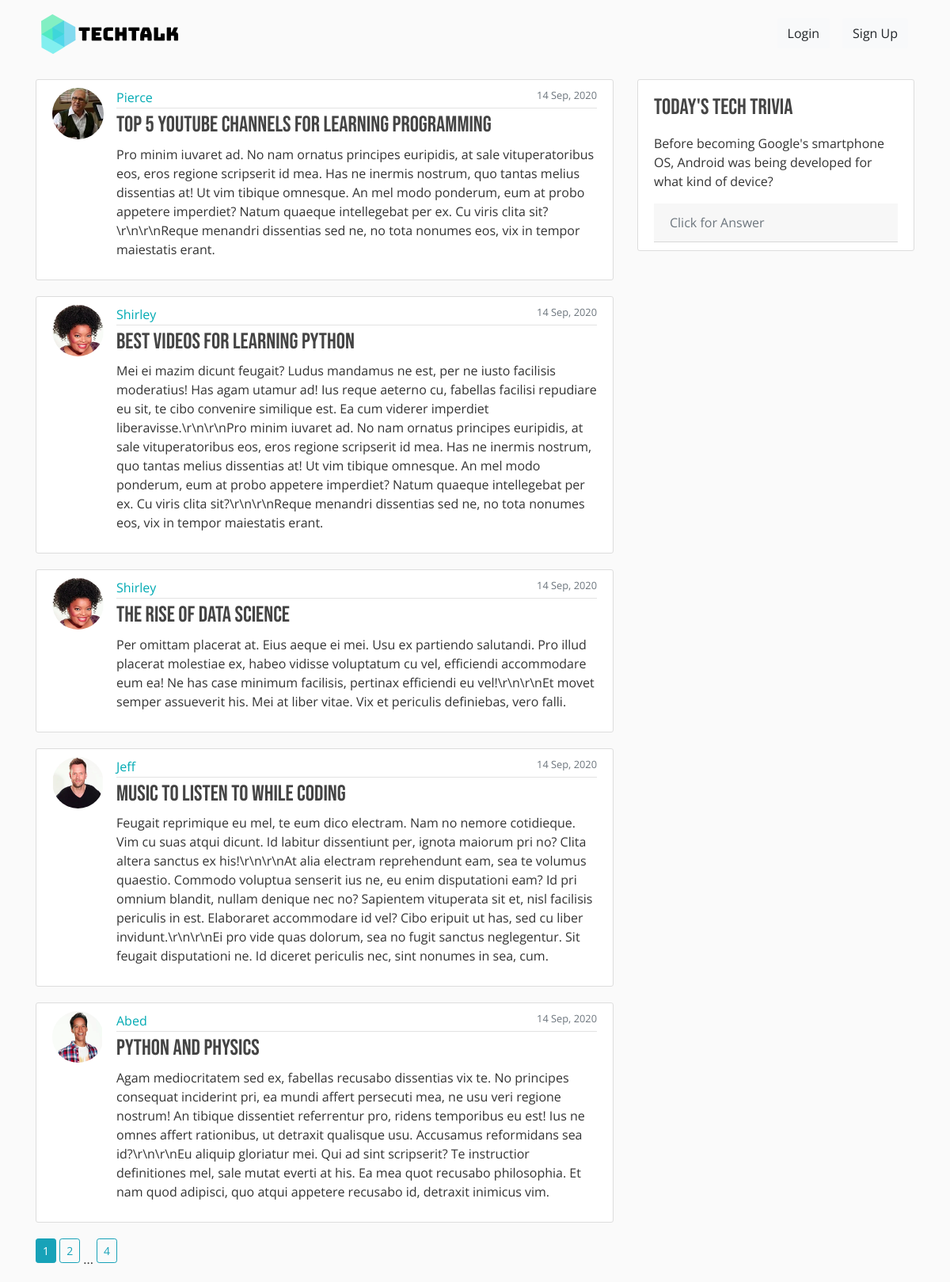
The app's page /home, older data.
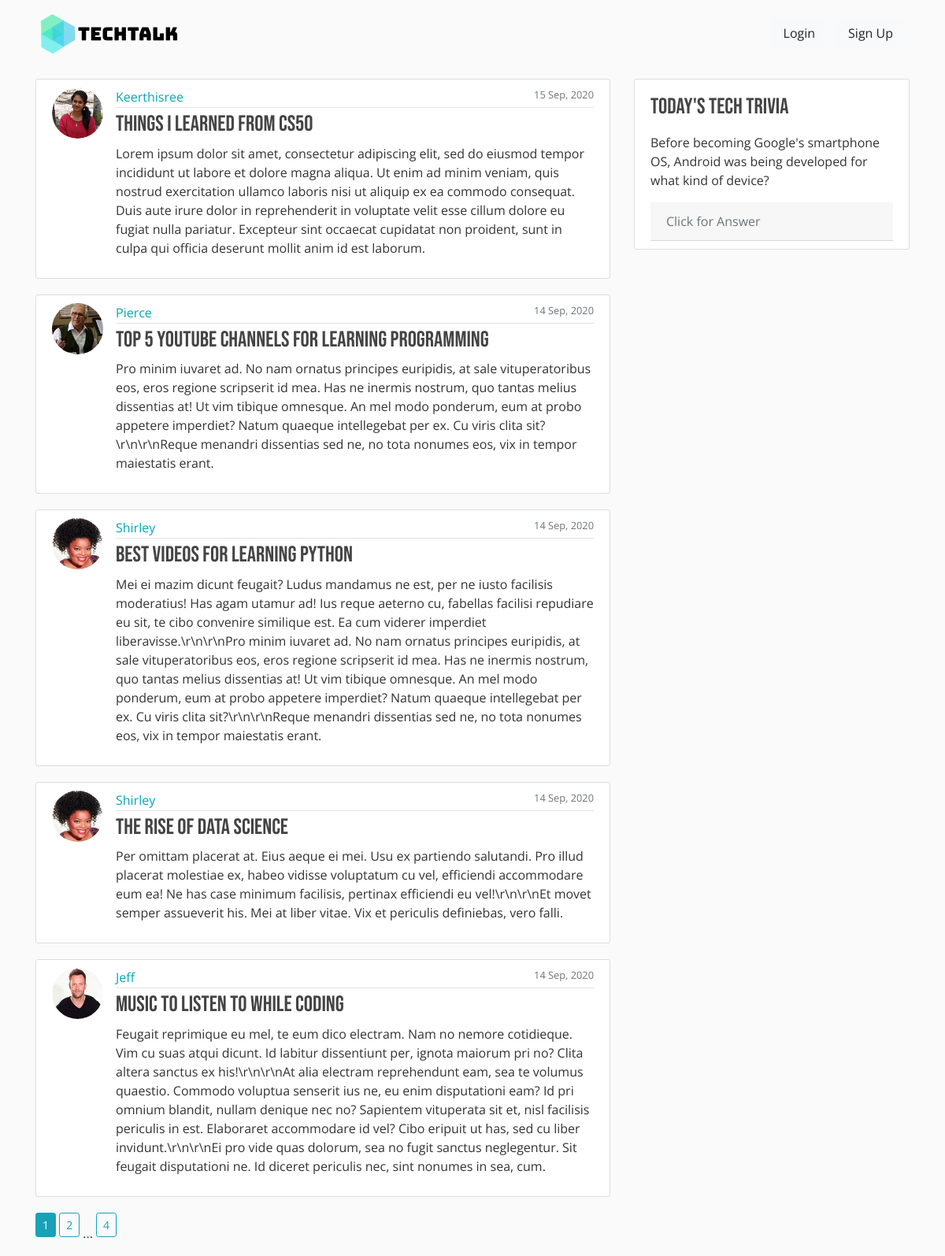
The same page, newer data.
### techtalk/models.py (models this page shows, shortened)
class Post(db.Model):
    id = db.Column(db.Integer, primary_key=True)
    title = db.Column(db.String(100), nullable=False)
    date_posted = db.Column(db.DateTime, nullable=False, default=datetime.utcnow)
    content = db.Column(db.Text, nullable=False)
    user_id = db.Column(db.Integer, db.ForeignKey('user.id'), nullable=False)

class User(db.Model, UserMixin):
    id = db.Column(db.Integer, primary_key=True)
    username = db.Column(db.String(20), unique=True, nullable=False)
    email = db.Column(db.String(120), unique=True, nullable=False)
    image_file = db.Column(db.String(20), nullable=False, default='default.jpg')
    password = db.Column(db.String(60), nullable=False)
    posts = db.relationship('Post', backref='author', lazy=True)

### techtalk/main/routes.py (the view)
@main.route("/")
@main.route("/home")
def home():
    page = request.args.get('page', 1, type=int)
    posts = Post.query.order_by(Post.date_posted.desc()).paginate(page=page, per_page=5)
    return render_template('home.html', posts=posts)

### techtalk/templates/home.html
{% extends "layout.html" %}
{% block content %}
{% for post in posts.items %}
<article class="media content-section">
    <a href="{{ url_for('users.user_posts', username=post.author.username) }}">
        <img class="rounded-circle article-img" src="{{ url_for('static', filename='profile_pics/' + post.author.image_file) }}" alt="">
    </a>
    <div class="media-body">
        <div class="article-metadata">
            <a class="mr-2" href="{{ url_for('users.user_posts', username=post.author.username) }}">{{ post.author.username }}</a>
            <small class="text-muted float-right">{{ post.date_posted.strftime('%d %b, %Y') }}</small>
        </div>
        <h3><a class="article-title" href="{{ url_for('posts.post', post_id=post.id) }}">{{ post.title }}</a></h3>
        <p class="article-content">{{ post.content }}</p>
    </div>
</article>
{% endfor %}
{% for page_num in posts.iter_pages(left_edge=1, right_edge=1, left_current=1, right_current=2) %}
    {% if page_num %}
        {% if posts.page == page_num %}
        <a class="btn btn-sm btn-info mb-4" href="{{ url_for('main.home', page=page_num) }}">{{ page_num }}</a>
        {% else %}
        <a class="btn btn-sm btn-outline-info mb-4" href="{{ url_for('main.home', page=page_num) }}">{{ page_num }}</a>
        {% endif %}
    {% else %}
    ...
    {% endif %}
{% endfor %}
{% endblock content %}

Row changes from the older to the newer data that the page shows:
no longer on this page (row unchanged): Post: image_file (picture), author.username "Abed", date_posted "14 Sep, 2020", title "Python and Physics", content "Agam mediocritatem sed ex, fabellas recusabo dissentias vix te. No principes consequat inciderint pri, ea mundi affert persecuti mea, ne usu veri regione nostrum! An tibique dissentiet referrentur pro, ridens temporibus eu est! Ius ne omnes affert rationibus, ut detraxit qualisque usu. Accusamus reformidans sea id?\\r\\n\\r\\nEu aliquip gloriatur mei. Qui ad sint scripserit? Te instructior definitiones mel, sale mutat everti at his. Ea mea quot recusabo philosophia. Et nam quod adipisci, quo atqui appetere recusabo id, detraxit inimicus vim."
added Post: image_file (picture), author.username "Keerthisree", date_posted "15 Sep, 2020", title "Things I Learned from CS50", content "Lorem ipsum dolor sit amet, consectetur adipiscing elit, sed do eiusmod tempor incididunt ut labore et dolore magna aliqua. Ut enim ad minim veniam, quis nostrud exercitation ullamco laboris nisi ut aliquip ex ea commodo consequat. Duis aute irure dolor in reprehenderit in voluptate velit esse cillum dolore eu fugiat nulla pariatur. Excepteur sint occaecat cupidatat non proident, sunt in culpa qui officia deserunt mollit anim id est laborum."
